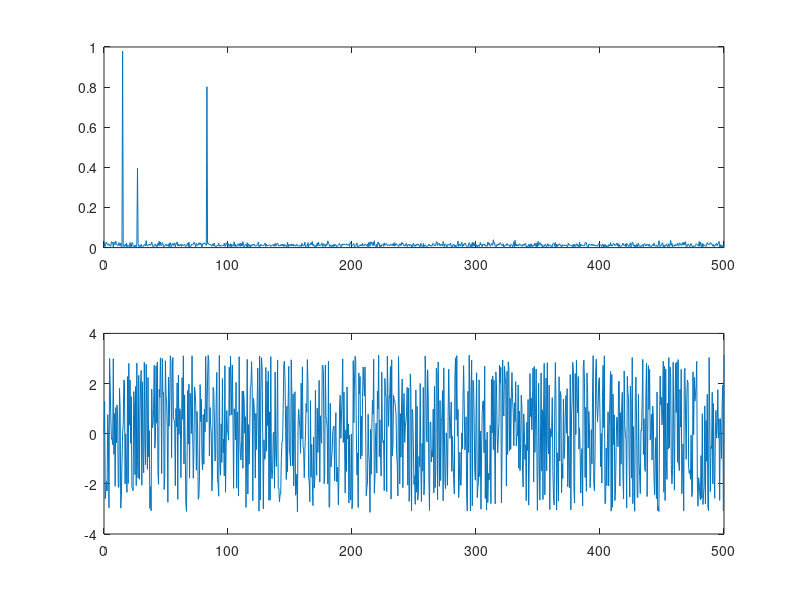

This figure's MATLAB source: (Note: this script raises an error after producing the figure.)
% Parametry systemu
Fs = 1000;     % Częstotliwość próbkowania [Hz]
T = 1/Fs;      % Okres próbkowania [s]
L = 2000;      % Długość sygnału (liczba próbek)
t = (0:L-1)*T; % Podstawa czasu

% Przygotowanie sygnału
N = 3;               % Liczba sinusoid w mieszaninie
A = [1.0   0.4  0.8] % Amplitudy kolejnych sinusoid
B = [ 15    27   83] % Częstotliwości kolejnych sygnałów [Hz]
C = [  0 -pi/3 pi/7] % Przesunięcia fazowe kolejnych sygnałów


x = zeros(size(t));
for i = 1:N
	x = x + A(i) * cos(2 * pi * B(i) * t + C(i));
end
x_orig = x;
x=x+randn(size(t))/3;

Y = fft(x);     % transformata Fouriera

A = abs(Y);     % amplituda sygnału
A = A/L;        % normalizacja amplitudy

A = A(1:L/2+1); % wycięcie istotnej części spektrum
A(2:end-1) = 2*A(2:end-1);

F = angle(Y);   % faza sygnału
F = F(1:L/2+1); % wycięcie istotnej części spektrum

f_step = Fs/L;     % zmiana częstotliwości
f = 0:f_step:Fs/2; % oś częstotliwości do wykresu

figure;
subplot(2, 1, 1)
plot(f, A);        % wykres amplitudowy
% figure;
subplot(2, 1, 2)
plot(f, F);        % wykres fazowy

odtw = zeros(size(t));
[maxA, maxI] = maxk(A, 3);
freq = maxI;
freq = freq - 1;
freq = freq/2;
maxA
maxI
freq
for i=1:3
	odtw = odtw + maxA(i) * cos(2 * pi * freq(i) * t + F(maxI(i)));
end

plot_size = 300;
figure; plot(x(1:plot_size));
hold on; plot(odtw(1:plot_size));
legend('Original with noise', 'Recreated');

figure; plot(x_orig(1:plot_size));
hold on; plot(odtw(1:plot_size));
legend('Original without noise', 'Recreated');
